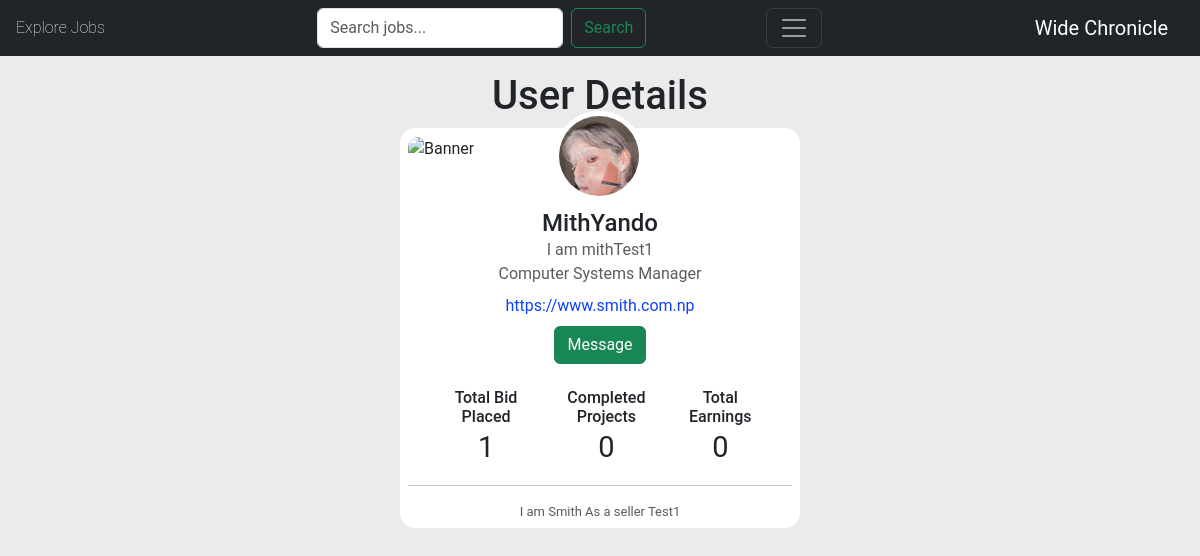
/seller/10/ (signed in), run on the app's committed database.
### jobs/models.py (models this page shows, shortened)
class Seller(models.Model):
    owner = models.OneToOneField(User, on_delete=models.CASCADE)
    name = models.CharField(max_length=50)
    profile_pic = models.ImageField(upload_to="profile/")
    speciality = models.CharField(choices=SPECIALITY_CHOICES, max_length=50)
    tagline = models.CharField(max_length=100)
    bio = models.TextField(blank=True)
    website = models.URLField(blank=True)

### jobs/views.py (the view)
# urls.py: path('seller/<int:pk>/', SellerDetailView.as_view(), name= 'seller-detail'),
class SellerDetailView(DetailView):
    model = Seller
    template_name = 'jobs/seller_detail.html'
    context_object_name = 'seller'
    def get_context_data(self, **kwargs):
        context = super().get_context_data(**kwargs)
        seller = self.object
        try:
            proposals = ApplyJob.objects.filter(user=seller.owner.id)
        except ApplyJob.DoesNotExist:
            proposals =[]
        context['owner_id'] = seller.owner.id
        context['proposals'] = proposals
        return context

### accounts/models.py (called while the page is built)
    def role(self):
        if hasattr(self, 'seller'):
            return 'Seller'
        elif hasattr(self, 'buyer'):
            return 'Buyer'
        else:
            return None

    def name(user):
        if hasattr(user, 'seller'):
            return user.seller.name
        elif hasattr(user, 'buyer'):
            return user.buyer.name

    def profile_pic(user):
        if hasattr(user, 'seller'):
            return user.seller.profile_pic.url
        elif hasattr(user, 'buyer'):
            return user.buyer.profile_pic.url
        return user.profile_pic

### jobs/context_processors.py (called while the page is built)
def unread_notifications(request):
    if request.user.is_authenticated:
        unread_count = Notification.objects.filter(user=request.user, is_read=False).count()
    else:
        unread_count = 0
    return {
        'unread_notifications_count': unread_count
    }

### jobs/templates/jobs/seller_detail.html (shortened to what this page needs)
    {% extends 'jobs/_base.html' %}
{% block content %}
    <h1 class="text-center pt-3"> User Details </h1>
    <div class="container d-flex justify-content-center align-items-center ">
        <div class=" card profile-card">
            <div class="upper">
                <img src="https://i.imgur.com/Qtrsrk5.jpg" class="img-fluid" alt="Banner">
            </div>
            <div class="user text-center">
                <div class="profile">
                    {% if seller.profile_pic %}
                    <div style="width: 80px; height: 80px;" class="overflow-hidden m-auto rounded-circle"><img src="{{ seller.profile_pic.url }}" class="object-fit-cover w-100 " alt="{{ seller.name }}"></div>
                    {% else %}
                        <img src="https://via.placeholder.com/80" class="rounded-circle" width="80" alt="Default Profile">
                    {% endif %}
                </div>
            </div>
            <div class="mt-5 text-center">
                <h4 class="mb-0">{{ seller.name }}</h4>
                <span class="text-muted d-block">{{ seller.tagline }}</span>
                <span class="text-muted d-block mb-2">{{ seller.speciality }}</span>
                {% if seller.website %}
                    <p class="d-block mb-2">
                        <a href="{{ seller.website }}" target="_blank" alt="Seller's website">{{ seller.website }}</a>
                    </p>
                {% endif %}
                {% if user.seller.pk == seller.pk %}
                <a href="{% url 'seller_editprofile' user.seller.pk  %}" >
                    <button type="button" class="btn btn-success">Edit Seller Profile</button>
                </a>
                {% elif user.seller.pk != seller.pk %}
                    <a href="{% url 'chat_thread' seller.owner.pk %}"><button type="button" class="btn btn-success">Message</button></a>
                {% endif %}
                <div class="d-flex justify-content-between align-items-center mt-4 px-4">
                    <div class="stats">
                        <h6 class="mb-0">Total Bid Placed</h6>
                        <span> {{proposals.count}}</span>
                    </div>
                    <div class="stats">
                        <h6 class="mb-0">Completed Projects</h6>
                        <span>0</span>
                    </div>
                    <div class="stats">
                        <h6 class="mb-0">Total Earnings</h6>
                        <span>0</span>
                    </div>
                </div>
                <hr>
                <span class="text-muted d-block mb-2" style="font-size: small;">{{ seller.bio }}</span>
            </div>
        </div>
    </div>
{% endblock content %}

### jobs/static/css/style.css (style rules this page uses)
a { color: #198754; }
.profile-card { width: 400px; border: none; border-radius: 15px; padding: 8px; background-color: #ffffff; position: relative; height: 400px; }
.upper { height: 300px; }
.upper img { width: 100%; border-top-left-radius: 10px; border-top-right-radius: 10px; }
.user { position: relative; }
.profile { position: absolute; top:-50px; left: 38%; height: 90px; width: 90px; border:5px solid #fff; border-radius: 50%; }
.stats span { font-size: 29px; }

### jobs/static/css/main.css (style rules this page uses)
:root { --default-font: "Roboto", system-ui, -apple-system, "Segoe UI", Roboto, "Helvetica Neue", Arial, "Noto Sans", "Liberation Sans", sans-serif, "Apple Color Emoji", "Segoe UI Emoji", "Segoe UI Symbol", "Noto Color Emoji"; --heading-font: "Poppins", sans-serif; --nav-font: "Poppins", sans-serif; }
:root { --background-color: #ffffff; --default-color: #212529; --heading-color: #001973; --accent-color: #0d42ff; --surface-color: #ffffff; --contrast-color: #ffffff; }
:root { --nav-color: rgba(255, 255, 255, 0.6); --nav-hover-color: #ffffff; --nav-mobile-background-color: #ffffff; --nav-dropdown-background-color: #ffffff; --nav-dropdown-color: #212529; --nav-dropdown-hover-color: #0d42ff; }
:root { scroll-behavior: smooth; }
body { color: var(--default-color); background-color: var(--background-color); font-family: var(--default-font); }
a { color: var(--accent-color); text-decoration: none; transition: 0.3s; }

### jobs/templates/jobs/_base.html (style rules this page uses)
body { background-color: #ebebeb; }

### data on the page
Seller: profile_pic (picture), name "MithYando", tagline "I am mithTest1", speciality "Computer Systems Manager", website "https://www.smith.com.np", bio "I am Smith As a seller Test1"

### other printed values
{{ proposals.count }} "1"
